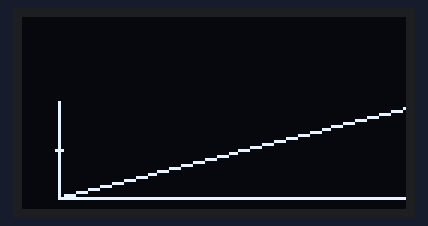
The sketch below on a simulated Arduino Uno, built with avr-gcc and run on an emulated ATmega328P. On the bench: 128×64 one-colour display.

Above: at 0.1 s.

The sketch:

drawPixelsDisplay.ino
```cpp
/* Kjell.com - Hur funkar Arduino?, Sida 169

Skriv ut grafik till OLED-display
Kittets medföljande display har upplösningen 128x64px
och är baserad på SSD1306-kontrollern

*/


#include <U8glib.h>
//https://github.com/olikraus/u8glib

//Skapar display-objekt
U8GLIB_SSD1306_128X64 display(U8G_I2C_OPT_NONE);

//Funktion för att rita ut grafik på displayen
void draw();

void setup(){
}

void loop(){
	display.firstPage(); //Start på bild-loop
	do{
		draw();
	//nexPage() returnerar 1 när bild är färdigskriven?
	}while(display.nextPage());
}

void draw(){
	//Rita ut enstaka pixlar på displayen
	display.drawPixel(11,44);
	display.drawPixel(13,44);

	//Rita ut linjer på displayen
	display.drawLine(12,28,12,60);
	display.drawLine(12,60,128,60);
	display.drawLine(12,60,128,30);
}
```
